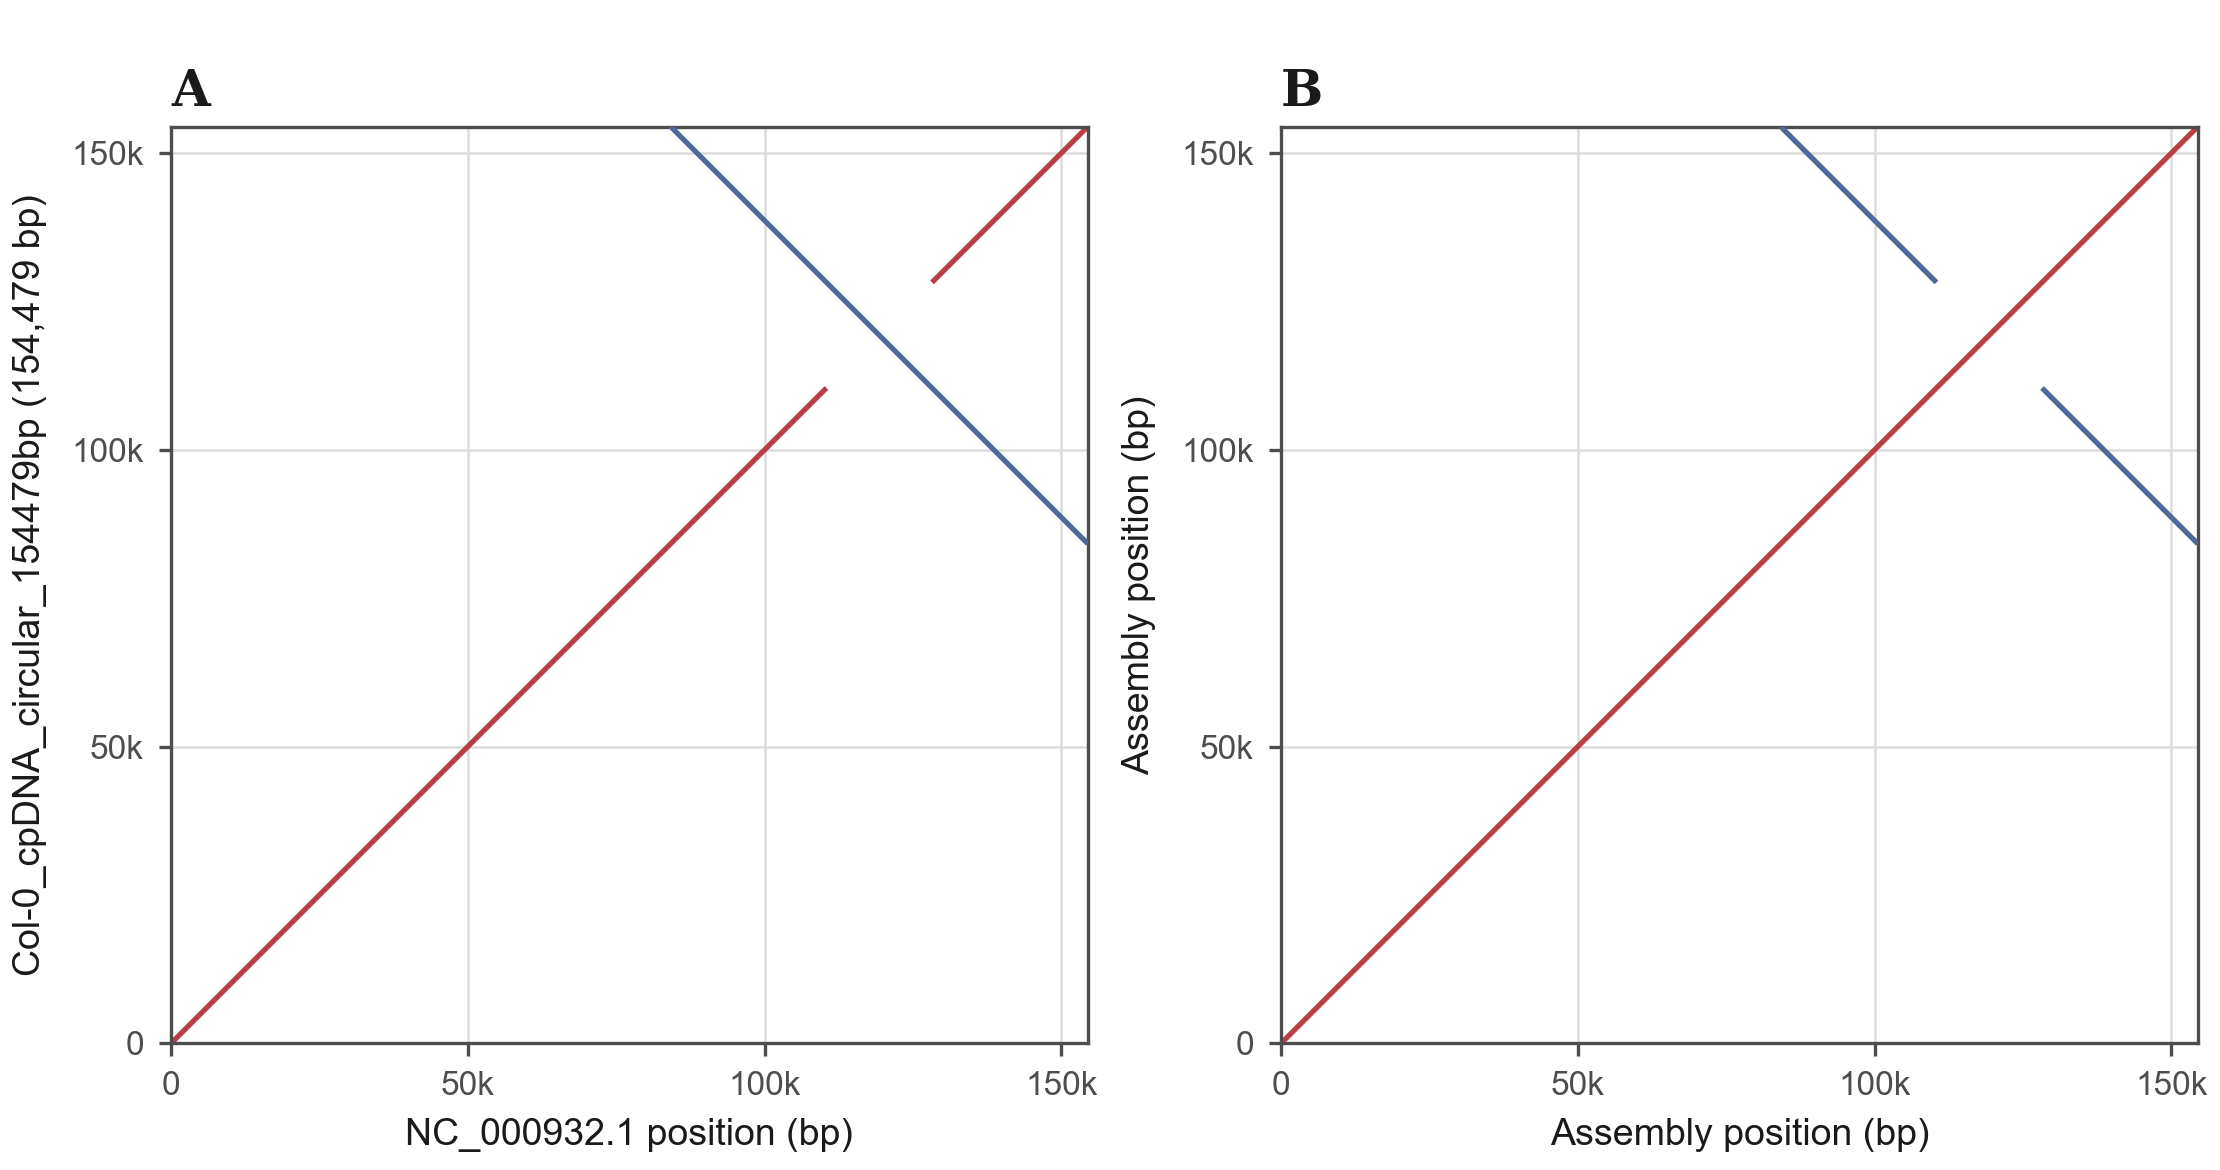

Source code (Python):
#!/usr/bin/env python3
"""Two-panel Figure 1 for the Col-0 case study.

Panel A: assembly versus NC_000932.1.
Panel B: assembly self-comparison.

Forward-strand HSPs are drawn in #ba3e45, reverse-complement HSPs in #4e699a.
Identity is not encoded; the previous colourbar/legend is intentionally absent.
The assembly label is placed vertically as the y-axis label of panel A.
"""
from __future__ import annotations

from pathlib import Path

import matplotlib
matplotlib.use("Agg")
import matplotlib.pyplot as plt
from matplotlib.collections import LineCollection

HERE = Path(__file__).resolve().parent

C_FWD = "#ba3e45"
C_REV = "#4e699a"
INK = "#1a1a1a"
MUTED = "#4d4d4d"
GRID = "#dcdcdc"
SURFACE = "#ffffff"

plt.rcParams.update({
    "font.family": "sans-serif",
    "font.sans-serif": ["Arial", "Segoe UI", "DejaVu Sans"],
    "font.size": 9.0,
    "axes.edgecolor": MUTED,
    "axes.linewidth": 0.8,
    "axes.labelcolor": INK,
    "xtick.color": MUTED,
    "ytick.color": MUTED,
    "xtick.labelsize": 8.0,
    "ytick.labelsize": 8.0,
    "xtick.direction": "out",
    "ytick.direction": "out",
    "xtick.major.size": 3,
    "ytick.major.size": 3,
    "figure.facecolor": SURFACE,
    "axes.facecolor": SURFACE,
    "savefig.facecolor": SURFACE,
})


def read_hits(path: Path, min_length: int = 200) -> list[dict]:
    hits = []
    for line in path.read_text(encoding="utf-8", errors="replace").splitlines():
        fields = line.rstrip("\n").split("\t")
        if len(fields) < 15:
            continue
        try:
            hit = {
                "qseqid": fields[0],
                "pident": float(fields[2]),
                "length": int(fields[3]),
                "qstart": int(fields[6]),
                "qend": int(fields[7]),
                "sstart": int(fields[8]),
                "send": int(fields[9]),
                "strand": fields[12],
            }
        except ValueError:
            continue
        if hit["length"] < min_length:
            continue
        hits.append(hit)
    return hits


def by_strand(hits: list[dict]) -> tuple[list, list]:
    forward, reverse = [], []
    for hit in hits:
        segment = [(hit["sstart"], hit["qstart"]), (hit["send"], hit["qend"])]
        (forward if hit["strand"] == "plus" else reverse).append(segment)
    return forward, reverse


def draw_panel(ax, hits, xlim, ylim, xlabel, ylabel, letter):
    forward, reverse = by_strand(hits)
    ax.add_collection(LineCollection(forward, colors=C_FWD, linewidths=1.25,
                                     capstyle="butt", zorder=2))
    ax.add_collection(LineCollection(reverse, colors=C_REV, linewidths=1.25,
                                     capstyle="butt", zorder=3))
    ax.set_xlim(*xlim)
    ax.set_ylim(*ylim)
    ax.set_aspect("equal", adjustable="box")
    ax.set_xlabel(xlabel, labelpad=4)
    ax.set_ylabel(ylabel, labelpad=6)
    ticks = [0, 50_000, 100_000, 150_000]
    labels = ["0", "50k", "100k", "150k"]
    ax.set_xticks(ticks)
    ax.set_yticks(ticks)
    ax.set_xticklabels(labels)
    ax.set_yticklabels(labels)
    ax.grid(True, color=GRID, linewidth=0.6, zorder=0)
    ax.set_axisbelow(True)
    ax.tick_params(length=3, width=0.8)
    ax.set_title(letter, loc="left", fontsize=12, fontweight="bold",
                 family="serif", color=INK, pad=5)


def main() -> None:
    hits_ref = read_hits(HERE / "hits_strand.tsv")
    hits_self = read_hits(HERE / "self_hits.tsv")

    fig, (ax_a, ax_b) = plt.subplots(
        1, 2, figsize=(7.4, 3.9), constrained_layout=True
    )

    draw_panel(
        ax_a,
        hits_ref,
        xlim=(0, 154_478),
        ylim=(0, 154_479),
        xlabel="NC_000932.1 position (bp)",
        ylabel="Col-0_cpDNA_circular_154479bp (154,479 bp)",
        letter="A",
    )
    draw_panel(
        ax_b,
        hits_self,
        xlim=(0, 154_479),
        ylim=(0, 154_479),
        xlabel="Assembly position (bp)",
        ylabel="Assembly position (bp)",
        letter="B",
    )


    fig.savefig(HERE / "figure1.pdf", dpi=300)
    fig.savefig(HERE / "figure1.png", dpi=300)
    print("wrote figure1.pdf and figure1.png")
    print(f"panel A: {len(hits_ref)} HSPs; panel B: {len(hits_self)} HSPs")


if __name__ == "__main__":
    main()
